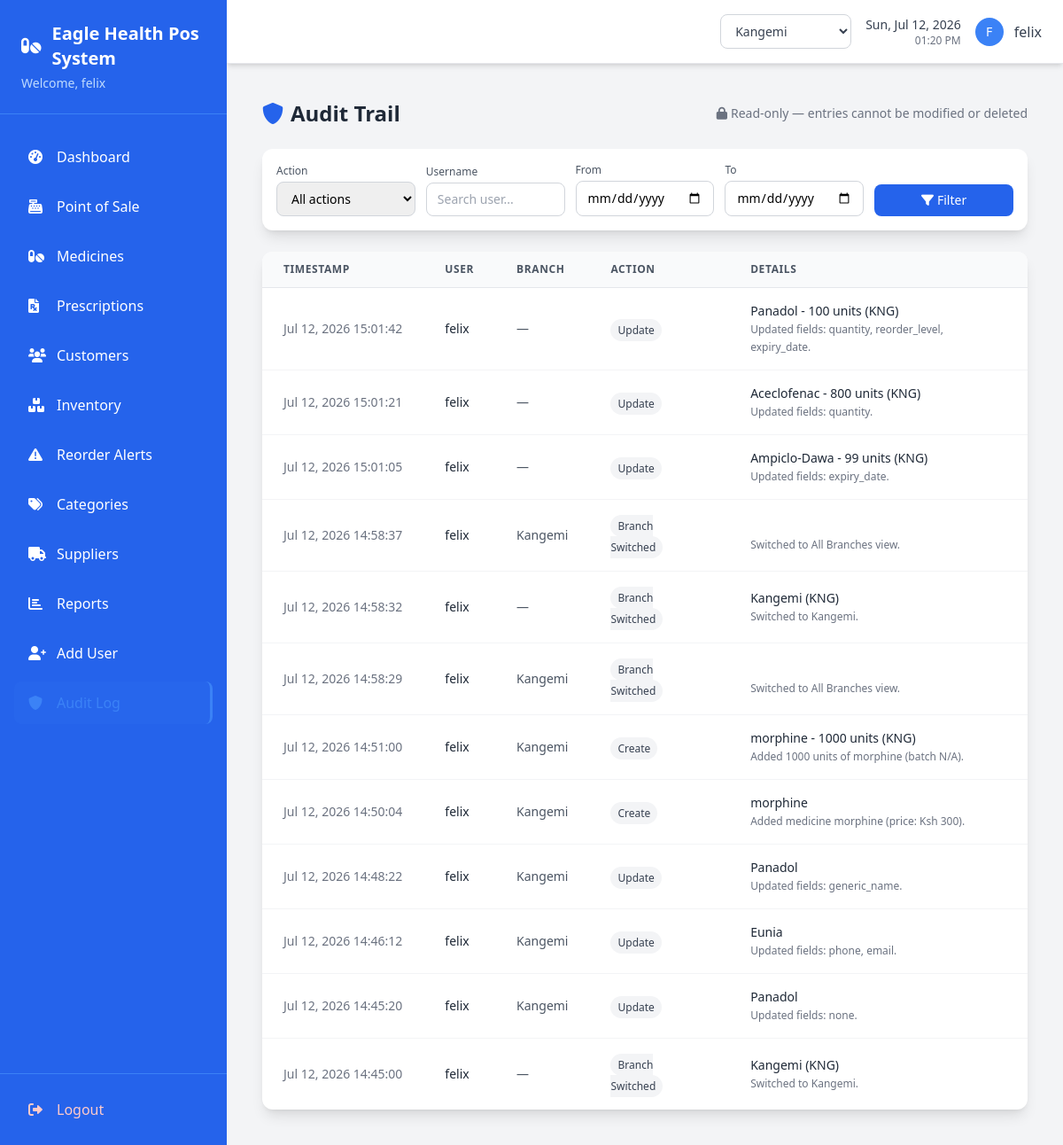
/audit-log/ (signed in), run on an earlier commit of the app's database.
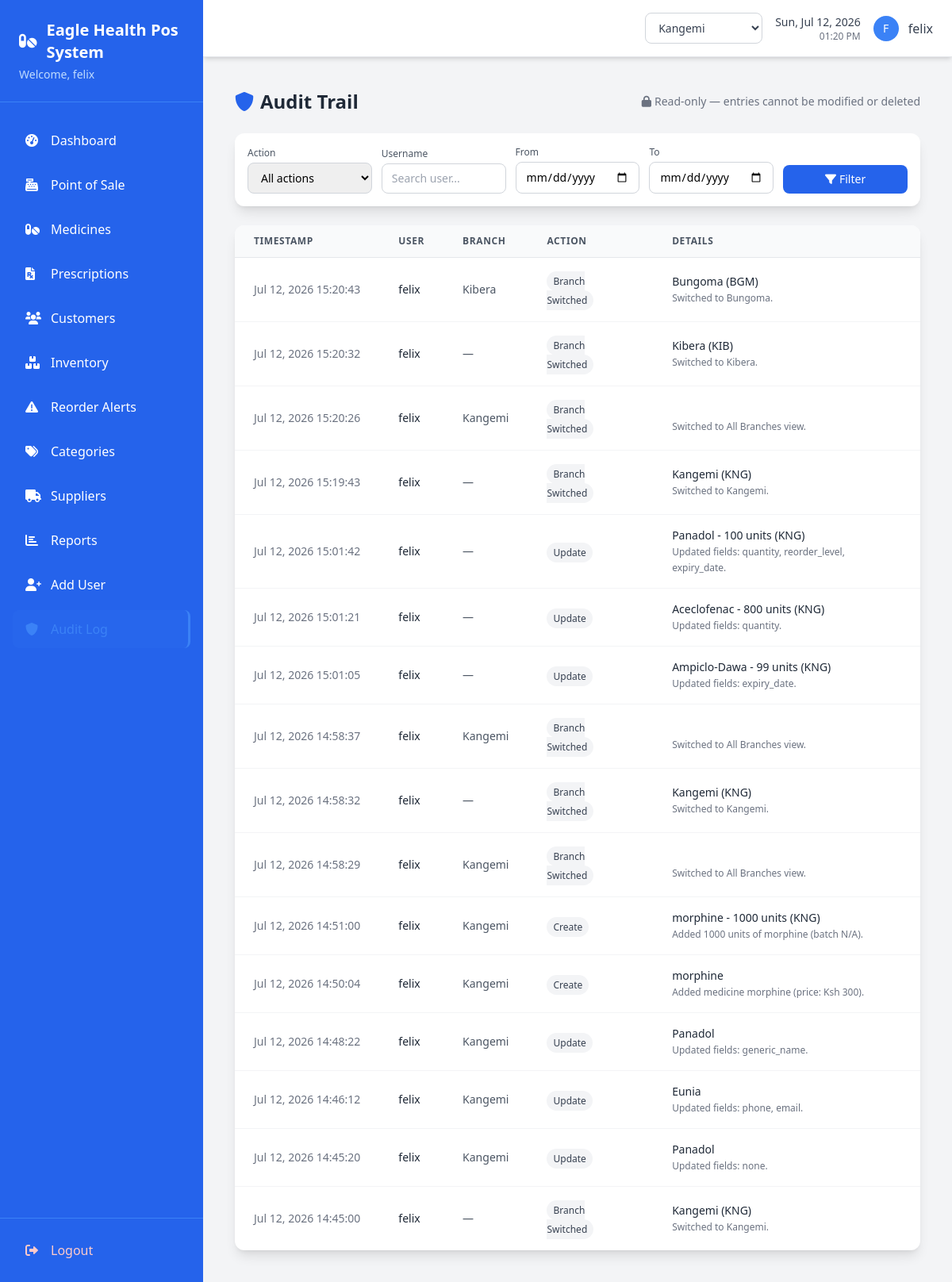
And on a later commit of the database.
### pos/models.py (models this page shows, shortened)
class AuditLog(models.Model):
    ACTION_CHOICES = [
        ('login', 'Login'),
        ('logout', 'Logout'),
        ('create', 'Create'),
        ('update', 'Update'),
        ('delete', 'Delete'),
        ('sale', 'Sale Completed'),
        ('dispense', 'Prescription Dispensed'),
        ('branch_switch', 'Branch Switched'),
        ('other', 'Other'),
    ]
    user = models.ForeignKey(User, on_delete=models.SET_NULL, null=True, blank=True, related_name='audit_logs')
    branch = models.ForeignKey(Branch, on_delete=models.SET_NULL, null=True, blank=True, related_name='audit_logs')
    action = models.CharField(max_length=20, choices=ACTION_CHOICES, default='other')
    model_name = models.CharField(max_length=100, blank=True)
    object_id = models.CharField(max_length=50, blank=True)
    object_repr = models.CharField(max_length=255, blank=True)
    details = models.TextField(blank=True)
    ip_address = models.GenericIPAddressField(null=True, blank=True)
    timestamp = models.DateTimeField(auto_now_add=True)
    class Meta:
        ordering = ['-timestamp']

class Branch(models.Model):
    name = models.CharField(max_length=100, unique=True)
    code = models.CharField(max_length=10, unique=True)  # e.g. KNG, KWG, KIB, BGM
    location = models.CharField(max_length=255, blank=True)
    phone_number = models.CharField(max_length=20, blank=True)
    is_active = models.BooleanField(default=True)
    created_at = models.DateTimeField(auto_now_add=True)

### pos/views.py (the view)
# urls.py: path('audit-log/', views.audit_log_list, name='audit_log_list'),
@login_required
def audit_log_list(request):
    if request.user.profile.role != 'admin':
        messages.error(request, 'Only System Admins can view the audit trail.')
        return redirect('dashboard')
    logs = AuditLog.objects.select_related('user', 'branch').all()
    action = request.GET.get('action')
    branch_id = request.GET.get('branch')
    username = request.GET.get('user')
    start_date = request.GET.get('start_date')
    end_date = request.GET.get('end_date')
    if action:
        logs = logs.filter(action=action)
    if branch_id:
        logs = logs.filter(branch_id=branch_id)
    if username:
        logs = logs.filter(user__username__icontains=username)
    if start_date:
        logs = logs.filter(timestamp__date__gte=start_date)
    if end_date:
        logs = logs.filter(timestamp__date__lte=end_date)
    paginator = Paginator(logs, 25)
    page = request.GET.get('page')
    logs = paginator.get_page(page)
    return render(request, 'pos/audit_log_list.html', {
        'logs': logs,
        'action_choices': AuditLog.ACTION_CHOICES,
        'selected_action': action,
        'selected_branch': branch_id,
        'selected_user': username,
        'start_date': start_date,
        'end_date': end_date,
    })

### pos/context_processors.py (called while the page is built)
def branch_context(request):
    if not request.user.is_authenticated:
        return {}
    return {
        'branches': Branch.objects.filter(is_active=True) if getattr(request, 'is_branch_admin', False) else [],
        'active_branch': Branch.objects.filter(id=request.active_branch_id).first() if getattr(request, 'active_branch_id', None) else None,
    }

### pos/models.py (called while the page is built)
    def get_accessible_branches(self):
        if self.role == 'admin':
            return Branch.objects.filter(is_active=True)
        return Branch.objects.filter(id=self.branch_id, is_active=True) if self.branch_id else Branch.objects.none()

### templates/pos/audit_log_list.html (shortened to what this page needs)
{% extends 'base.html' %}
{% block content %}
<div class="max-w-7xl mx-auto p-4">
    <div class="flex justify-between items-center mb-6">
        <h1 class="text-2xl font-bold text-gray-800">
            <i class="fas fa-shield-alt mr-2 text-blue-600"></i>Audit Trail
        </h1>
        <span class="text-sm text-gray-500">
            <i class="fas fa-lock mr-1"></i>Read-only — entries cannot be modified or deleted
        </span>
    </div>
    <div class="bg-white rounded-xl shadow-lg p-4 mb-6">
        <form method="get" class="grid grid-cols-1 md:grid-cols-5 gap-3 items-end">
            <div>
                <label class="block text-xs font-medium text-gray-600 mb-1">Action</label>
                <select name="action" class="w-full px-3 py-2 border border-gray-300 rounded-lg text-sm">
                    <option value="">All actions</option>
                </select>
            </div>
            <div>
                <label class="block text-xs font-medium text-gray-600 mb-1">Username</label>
                <input type="text" name="user" value="{{ selected_user|default:'' }}" placeholder="Search user..."
                       class="w-full px-3 py-2 border border-gray-300 rounded-lg text-sm">
            </div>
            <div>
                <label class="block text-xs font-medium text-gray-600 mb-1">From</label>
                <input type="date" name="start_date" value="{{ start_date|default:'' }}"
                       class="w-full px-3 py-2 border border-gray-300 rounded-lg text-sm">
            </div>
            <div>
                <label class="block text-xs font-medium text-gray-600 mb-1">To</label>
                <input type="date" name="end_date" value="{{ end_date|default:'' }}"
                       class="w-full px-3 py-2 border border-gray-300 rounded-lg text-sm">
            </div>
            <div>
                <button type="submit" class="w-full px-4 py-2 bg-blue-600 text-white rounded-lg hover:bg-blue-700 transition-colors text-sm">
                    <i class="fas fa-filter mr-1"></i>Filter
                </button>
            </div>
        </form>
    </div>
    <div class="bg-white rounded-xl shadow-lg overflow-hidden">
        <table class="w-full text-left">
            <thead class="bg-gray-50 border-b border-gray-200">
                <tr>
                    <th class="px-6 py-3 text-xs font-semibold text-gray-600 uppercase tracking-wider">Timestamp</th>
                    <th class="px-6 py-3 text-xs font-semibold text-gray-600 uppercase tracking-wider">User</th>
                    <th class="px-6 py-3 text-xs font-semibold text-gray-600 uppercase tracking-wider">Branch</th>
                    <th class="px-6 py-3 text-xs font-semibold text-gray-600 uppercase tracking-wider">Action</th>
                    <th class="px-6 py-3 text-xs font-semibold text-gray-600 uppercase tracking-wider">Details</th>
                </tr>
            </thead>
            <tbody class="divide-y divide-gray-100">
                {% for log in logs %}
                <tr class="hover:bg-gray-50 transition-colors">
                    <td class="px-6 py-4 text-gray-500 text-sm whitespace-nowrap">{{ log.timestamp|date:"M d, Y H:i:s" }}</td>
                    <td class="px-6 py-4 text-gray-800 text-sm">{{ log.user.username|default:"System" }}</td>
                    <td class="px-6 py-4 text-gray-600 text-sm">{{ log.branch.name|default:"—" }}</td>
                    <td class="px-6 py-4">
                        <span class="px-2 py-1 text-xs font-medium rounded-full
                            {% if log.action == 'sale' %}bg-green-100 text-green-700
                            {% elif log.action == 'dispense' %}bg-purple-100 text-purple-700
                            {% elif log.action == 'login' %}bg-blue-100 text-blue-700
                            {% elif log.action == 'delete' %}bg-red-100 text-red-700
                            {% else %}bg-gray-100 text-gray-700{% endif %}">
                            {{ log.get_action_display }}
                        </span>
                    </td>
                    <td class="px-6 py-4 text-gray-600 text-sm">
                        <span class="font-medium text-gray-800">{{ log.object_repr }}</span>
                        {% if log.details %}<br><span class="text-xs text-gray-500">{{ log.details }}</span>{% endif %}
                    </td>
                </tr>
                {% endfor %}
            </tbody>
        </table>
    </div>
</div>
{% endblock %}

### templates/base.html (shortened to what this page needs)
{% load crispy_forms_tags %}
<!doctype html>
<html lang="en">
  <head>
    <script src="https://cdn.tailwindcss.com"></script>
    <link
      rel="stylesheet"
      href="https://cdnjs.cloudflare.com/ajax/libs/font-awesome/6.0.0/css/all.min.css"
    />
  </head>
  <body class="bg-gray-100 font-sans">
    <div class="flex h-screen">
      <div class="bg-blue-600 text-white w-64 flex-shrink-0 flex flex-col">
        <div class="p-6 border-b border-blue-500">
          <h1 class="text-xl font-bold flex items-center">
            <i class="fas fa-pills mr-3"></i>
            Eagle Health Pos System
          </h1>
          <p class="text-blue-200 text-sm mt-1">
            Welcome, {{ user.first_name|default:user.username }}
          </p>
        </div>
        <nav class="flex-1 px-4 py-6 space-y-2">
          <a
            href="{% url 'dashboard' %}"
            class="flex items-center px-4 py-3 rounded-lg hover:bg-blue-700 transition-colors duration-200 {% if request.resolver_match.url_name == 'dashboard' %}sidebar-active{% endif %}"
          >
            <i class="fas fa-tachometer-alt w-5 mr-3"></i>
            <span>Dashboard</span>
          </a>
          <a
            href="{% url 'pos_sale' %}"
            class="flex items-center px-4 py-3 rounded-lg hover:bg-blue-700 transition-colors duration-200 {% if request.resolver_match.url_name == 'pos_sale' %}sidebar-active{% endif %}"
          >
            <i class="fas fa-cash-register w-5 mr-3"></i>
            <span>Point of Sale</span>
          </a>
          <a
            href="{% url 'medicine_list' %}"
            class="flex items-center px-4 py-3 rounded-lg hover:bg-blue-700 transition-colors duration-200 {% if 'medicine' in request.resolver_match.url_name %}sidebar-active{% endif %}"
          >
            <i class="fas fa-pills w-5 mr-3"></i>
            <span>Medicines</span>
          </a>
          <a
            href="{% url 'prescription_list' %}"
            class="flex items-center px-4 py-3 rounded-lg hover:bg-blue-700 transition-colors duration-200 {% if 'prescription' in request.resolver_match.url_name %}sidebar-active{% endif %}"
          >
            <i class="fas fa-file-prescription w-5 mr-3"></i>
            <span>Prescriptions</span>
          </a>
          <a
            href="{% url 'customer_list' %}"
            class="flex items-center px-4 py-3 rounded-lg hover:bg-blue-700 transition-colors duration-200 {% if 'customer' in request.resolver_match.url_name %}sidebar-active{% endif %}"
          >
            <i class="fas fa-users w-5 mr-3"></i>
            <span>Customers</span>
          </a>
          <a
            href="{% url 'inventory_list' %}"
            class="flex items-center px-4 py-3 rounded-lg hover:bg-blue-700 transition-colors duration-200 {% if 'inventory' in request.resolver_match.url_name %}sidebar-active{% endif %}"
          >
            <i class="fas fa-boxes w-5 mr-3"></i>
            <span>Inventory</span>
          </a>
          <a
            href="{% url 'reorder_alerts' %}"
            class="flex items-center px-4 py-3 rounded-lg hover:bg-blue-700 transition-colors duration-200 {% if 'reorder' in request.resolver_match.url_name %}sidebar-active{% endif %}"
          >
            <i class="fas fa-triangle-exclamation w-5 mr-3"></i>
            <span>Reorder Alerts</span>
          </a>
          <a
            href="{% url 'category_list' %}"
            class="flex items-center px-4 py-3 rounded-lg hover:bg-blue-700 transition-colors duration-200 {% if 'categor' in request.resolver_match.url_name %}sidebar-active{% endif %}"
          >
            <i class="fas fa-tags w-5 mr-3"></i>
            <span>Categories</span>
          </a>
          <a
            href="{% url 'supplier_list' %}"
            class="flex items-center px-4 py-3 rounded-lg hover:bg-blue-700 transition-colors duration-200 {% if 'supplier' in request.resolver_match.url_name %}sidebar-active{% endif %}"
          >
            <i class="fas fa-truck w-5 mr-3"></i>
            <span>Suppliers</span>
          </a>
          <a
            href="{% url 'sales_report' %}"
            class="flex items-center px-4 py-3 rounded-lg hover:bg-blue-700 transition-colors duration-200 {% if 'report' in request.resolver_match.url_name %}sidebar-active{% endif %}"
          >
            <i class="fas fa-chart-bar w-5 mr-3"></i>
            <span>Reports</span>
          </a>
          <a
            href="{% url 'add_user' %}"
            class="flex items-center px-4 py-3 rounded-lg hover:bg-blue-700 transition-colors duration-200 {% if request.resolver_match.url_name == 'add_user' %}sidebar-active{% endif %}"
          >
            <i class="fas fa-user-plus w-5 mr-3"></i>
            <span>Add User</span>
          </a>
          {% if user.profile.role == 'admin' %}
          <a
            href="{% url 'audit_log_list' %}"
            class="flex items-center px-4 py-3 rounded-lg hover:bg-blue-700 transition-colors duration-200 {% if request.resolver_match.url_name == 'audit_log_list' %}sidebar-active{% endif %}"
          >
            <i class="fas fa-shield-alt w-5 mr-3"></i>
            <span>Audit Log</span>
          </a>
          {% endif %}
        </nav>
        <div class="p-4 border-t border-blue-500">
          <a
            href="{% url 'login' %}"
            class="flex items-center px-4 py-3 rounded-lg hover:bg-red-600 transition-colors duration-200 text-red-200 hover:text-white"
          >
            <i class="fas fa-sign-out-alt w-5 mr-3"></i>
            <span>Logout</span>
          </a>
        </div>
      </div>
      <div class="flex-1 flex flex-col overflow-hidden">
<header class="bg-white shadow-md border-b border-gray-200 px-6 py-4">
  <div class="flex justify-between items-center">
    <div class="flex items-center space-x-4">
      {% if user.profile.role == 'admin' %}
      <div class="relative">
        <select
          onchange="window.location.href=this.value"
          class="border border-gray-300 rounded-lg px-3 py-2 text-sm font-medium text-gray-700 bg-white hover:border-blue-400 focus:outline-none focus:ring-2 focus:ring-blue-400"
        >
          {% for b in branches %}
            <option value="{% url 'switch_branch' b.id %}" {% if active_branch.id == b.id %}selected{% endif %}>
              {{ b.name }}
            </option>
          {% endfor %}
        </select>
      </div>
      {% elif active_branch %}
      <div class="flex items-center px-3 py-2 bg-blue-50 border border-blue-200 rounded-lg">
        <i class="fas fa-store text-blue-500 mr-2 text-sm"></i>
        <span class="text-sm font-medium text-blue-700">{{ active_branch.name }}</span>
      </div>
      {% endif %}
      <div class="text-right">
        <p
          class="text-sm font-medium text-gray-700"
          id="current-date"
        ></p>
        <p class="text-xs text-gray-500" id="current-time"></p>
      </div>
      <div class="flex items-center space-x-3">
        <div
          class="w-8 h-8 bg-blue-500 rounded-full flex items-center justify-center"
        >
          <span class="text-white font-medium text-sm">
            {{ user.first_name.0|default:user.username.0|upper }}
          </span>
        </div>
        <span class="text-gray-700 font-medium"
          >{{ user.first_name|default:user.username }}</span
        >
      </div>
    </div>
  </div>
</header>
        <main class="flex-1 overflow-auto p-6">
           {% block content %}{% endblock %}
        </main>
      </div>
    </div>
  </body>
</html>

### templates/base.html (style rules this page uses)
.sidebar-active { background-color: rgba(59, 130, 246, 0.1); border-right: 3px solid #3b82f6; }
.sidebar-active i, .sidebar-active span { color: #3b82f6; }

What changed in the data, as far as the page shows it:
added AuditLog: timestamp "Jul 12, 2026 15:20:43", user.username "felix", branch.name "Kibera", action "Branch Switched", object_repr "Bungoma (BGM)", details "Switched to Bungoma."
added AuditLog: timestamp "Jul 12, 2026 15:20:32", user.username "felix", branch.name "—", action "Branch Switched", object_repr "Kibera (KIB)", details "Switched to Kibera."
added AuditLog: timestamp "Jul 12, 2026 15:20:26", user.username "felix", branch.name "Kangemi", action "Branch Switched", details "Switched to All Branches view."
added AuditLog: timestamp "Jul 12, 2026 15:19:43", user.username "felix", branch.name "—", action "Branch Switched", object_repr "Kangemi (KNG)", details "Switched to Kangemi."
